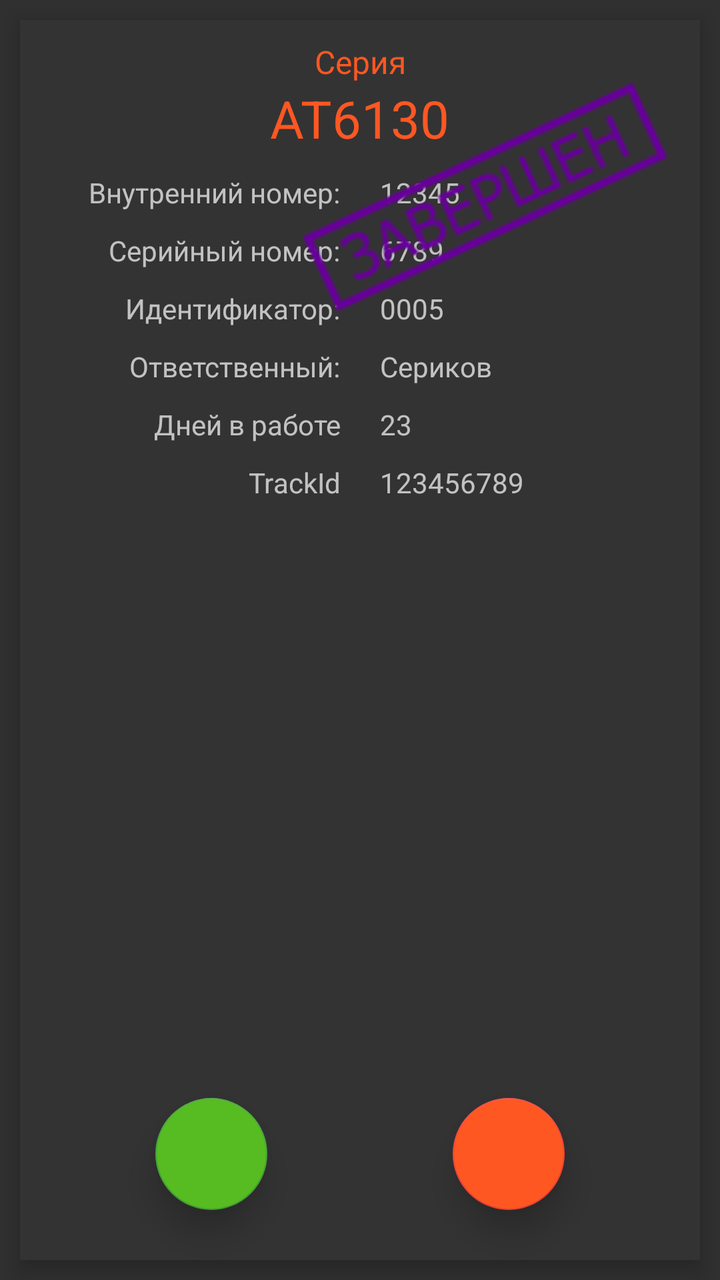
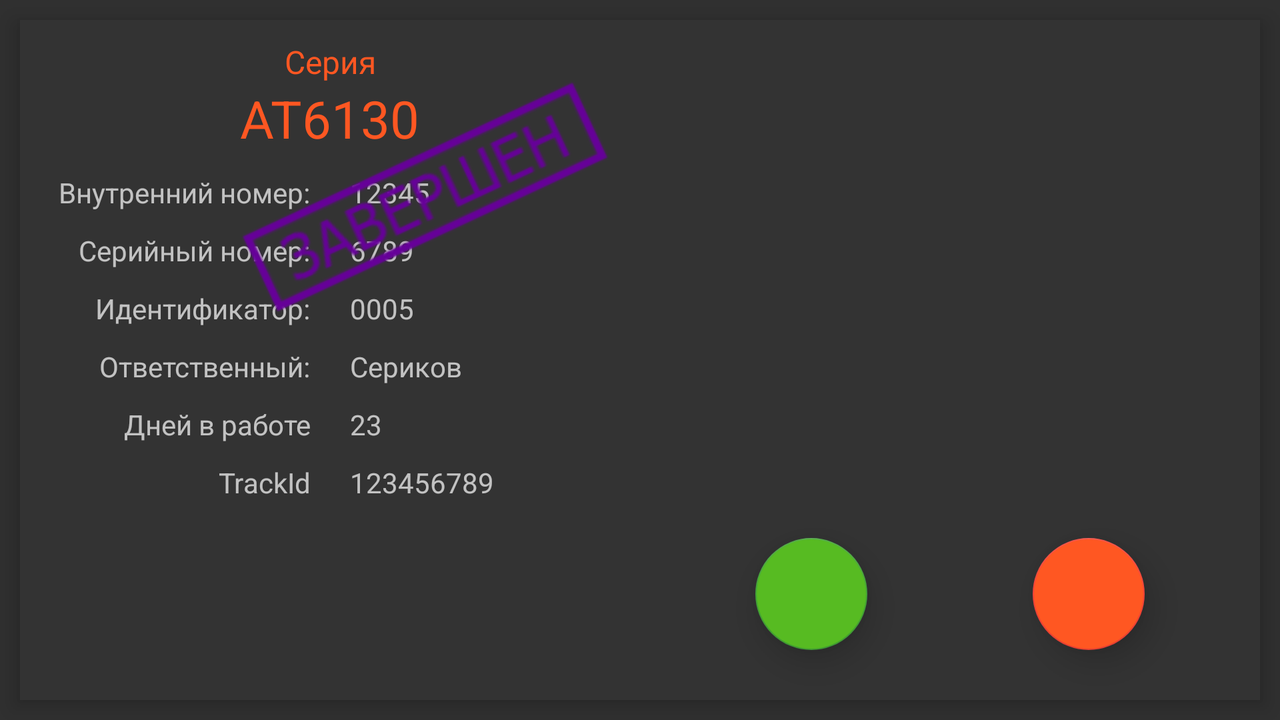

An Android layout and its configuration variant, each rendered on a device that would load it. The default file and the variant file are quoted in full after the pictures.
<!-- AndroidManifest.xml: application theme Theme.AppCompat.NoActionBar -->
<!-- res/layout/fragment_single_scan.xml -->
<?xml version="1.0" encoding="utf-8"?>
<androidx.constraintlayout.widget.ConstraintLayout xmlns:android="http://schemas.android.com/apk/res/android"
    xmlns:app="http://schemas.android.com/apk/res-auto"
    xmlns:tools="http://schemas.android.com/tools"
    android:layout_width="match_parent"
    android:layout_height="match_parent">

    

    <androidx.constraintlayout.widget.ConstraintLayout
        android:id="@+id/db_info_layout"
        android:layout_width="0dp"
        android:layout_height="0dp"
        android:background="@color/dark_grey"
        android:elevation="6dp"
        app:layout_constraintBottom_toBottomOf="@+id/surfaceViewS"
        app:layout_constraintEnd_toEndOf="@+id/surfaceViewS"
        app:layout_constraintHorizontal_bias="0.0"
        app:layout_constraintStart_toStartOf="@+id/surfaceViewS"
        app:layout_constraintTop_toTopOf="@+id/surfaceViewS"
        app:layout_constraintVertical_bias="0.0">

        <TextView
            android:id="@+id/textViewType"
            android:layout_width="wrap_content"
            android:layout_height="wrap_content"
            android:layout_marginTop="10dp"
            android:textColor="@color/main_orange"
            android:textSize="16sp"
            app:layout_constraintEnd_toEndOf="parent"
            app:layout_constraintStart_toStartOf="parent"
            app:layout_constraintTop_toTopOf="@+id/db_info_layout"
            tools:text="Серия" />

        <TextView
            android:id="@+id/textViewName"
            android:layout_width="wrap_content"
            android:layout_height="wrap_content"
            android:layout_marginBottom="10dp"
            android:textColor="@color/main_orange"
            android:textSize="26sp"
            app:layout_constraintEnd_toEndOf="parent"
            app:layout_constraintStart_toStartOf="parent"
            app:layout_constraintTop_toBottomOf="@+id/textViewType"
            tools:text="AT6130" />


        <TextView
            android:id="@+id/textViewInnerSerial"
            android:layout_width="0dp"
            android:layout_height="wrap_content"
            android:layout_margin="10dp"
            android:layout_marginStart="20dp"
            android:gravity="end"
            android:text="@string/inner_serial_doted"
            app:layout_constrainedWidth="true"
            app:layout_constraintHorizontal_chainStyle="spread"
            app:layout_constraintLeft_toLeftOf="parent"
            app:layout_constraintRight_toLeftOf="@+id/textViewInnerSerialValue"
            app:layout_constraintTop_toBottomOf="@+id/textViewName" />

        <TextView
            android:id="@+id/textViewInnerSerialValue"
            android:layout_width="0dp"
            android:layout_height="wrap_content"
            android:layout_margin="10dp"
            android:layout_marginEnd="20dp"
            android:gravity="start"
            app:layout_constraintLeft_toRightOf="@+id/textViewInnerSerial"
            app:layout_constraintRight_toRightOf="parent"
            app:layout_constraintTop_toBottomOf="@+id/textViewName"
            tools:text="12345" />

        <TextView
            android:id="@+id/textViewSerial"
            android:layout_width="0dp"
            android:layout_height="wrap_content"
            android:layout_margin="10dp"
            android:layout_marginStart="20dp"
            android:gravity="end"
            android:text="@string/serial_number_doted"
            app:layout_constrainedWidth="true"
            app:layout_constraintHorizontal_chainStyle="spread"
            app:layout_constraintLeft_toLeftOf="parent"
            app:layout_constraintRight_toLeftOf="@+id/textViewSerialValue"
            app:layout_constraintTop_toBottomOf="@+id/textViewInnerSerial" />

        <TextView
            android:id="@+id/textViewSerialValue"
            android:layout_width="0dp"
            android:layout_height="wrap_content"
            android:layout_margin="10dp"
            android:layout_marginEnd="20dp"
            android:gravity="start"
            app:layout_constraintLeft_toRightOf="@+id/textViewSerial"
            app:layout_constraintRight_toRightOf="parent"
            app:layout_constraintTop_toBottomOf="@+id/textViewInnerSerial"
            tools:text="6789" />

        <TextView
            android:id="@+id/textViewId"
            android:layout_width="0dp"
            android:layout_height="wrap_content"
            android:layout_margin="10dp"
            android:layout_marginStart="20dp"
            android:gravity="end"
            android:text="@string/identifier"
            app:layout_constrainedWidth="true"
            app:layout_constraintHorizontal_chainStyle="spread"
            app:layout_constraintLeft_toLeftOf="parent"
            app:layout_constraintRight_toLeftOf="@+id/textViewIdValue"
            app:layout_constraintTop_toBottomOf="@+id/textViewSerial" />

        <TextView
            android:id="@+id/textViewIdValue"
            android:layout_width="0dp"
            android:layout_height="wrap_content"
            android:layout_margin="10dp"
            android:layout_marginEnd="20dp"
            android:gravity="start"
            app:layout_constraintLeft_toRightOf="@+id/textViewId"
            app:layout_constraintRight_toRightOf="parent"
            app:layout_constraintTop_toBottomOf="@+id/textViewSerial"
            tools:text="0005" />

        <TextView
            android:id="@+id/textViewEmployee"
            android:layout_width="0dp"
            android:layout_height="wrap_content"
            android:layout_margin="10dp"
            android:layout_marginStart="20dp"
            android:gravity="end"
            android:text="@string/employee_doted"
            app:layout_constrainedWidth="true"
            app:layout_constraintHorizontal_chainStyle="spread"
            app:layout_constraintLeft_toLeftOf="parent"
            app:layout_constraintRight_toLeftOf="@+id/textViewEmployeeValue"
            app:layout_constraintTop_toBottomOf="@+id/textViewId" />

        <TextView
            android:id="@+id/textViewEmployeeValue"
            android:layout_width="0dp"
            android:layout_height="wrap_content"
            android:layout_margin="10dp"
            android:layout_marginEnd="20dp"
            android:gravity="start"
            app:layout_constraintLeft_toRightOf="@+id/textViewEmployee"
            app:layout_constraintRight_toRightOf="parent"
            app:layout_constraintTop_toBottomOf="@+id/textViewId"
            tools:text="Сериков" />

        <TextView
            android:id="@+id/textDaysPassed"
            android:layout_width="0dp"
            android:layout_height="wrap_content"
            android:layout_margin="10dp"
            android:layout_marginStart="20dp"
            android:gravity="end"
            android:text="@string/days_in_work"
            app:layout_constrainedWidth="true"
            app:layout_constraintHorizontal_chainStyle="spread"
            app:layout_constraintLeft_toLeftOf="parent"
            app:layout_constraintRight_toLeftOf="@+id/textDaysPassedValue"
            app:layout_constraintTop_toBottomOf="@+id/textViewEmployee" />

        <TextView
            android:id="@+id/textDaysPassedValue"
            android:layout_width="0dp"
            android:layout_height="wrap_content"
            android:layout_margin="10dp"
            android:layout_marginEnd="20dp"
            android:gravity="start"
            app:layout_constraintLeft_toRightOf="@+id/textDaysPassed"
            app:layout_constraintRight_toRightOf="parent"
            app:layout_constraintTop_toBottomOf="@+id/textViewEmployee"
            tools:text="23" />

        <TextView
            android:id="@+id/textTrackId"
            android:layout_width="0dp"
            android:layout_height="wrap_content"
            android:layout_margin="10dp"
            android:layout_marginStart="20dp"
            android:gravity="end"
            android:text="TrackId"
            app:layout_constrainedWidth="true"
            app:layout_constraintHorizontal_chainStyle="spread"
            app:layout_constraintLeft_toLeftOf="parent"
            app:layout_constraintRight_toLeftOf="@+id/textTrackIdValue"
            app:layout_constraintTop_toBottomOf="@+id/textDaysPassedValue" />

        <TextView
            android:id="@+id/textTrackIdValue"
            android:layout_width="0dp"
            android:layout_height="wrap_content"
            android:layout_margin="10dp"
            android:layout_marginEnd="20dp"
            android:gravity="start"
            app:layout_constraintLeft_toRightOf="@+id/textTrackId"
            app:layout_constraintRight_toRightOf="parent"
            app:layout_constraintTop_toBottomOf="@+id/textDaysPassedValue"
            tools:text="123456789" />

        <androidx.recyclerview.widget.RecyclerView
            android:id="@+id/recyclerView"
            android:layout_width="match_parent"
            android:layout_height="0dp"
            android:layout_margin="20dp"
            app:layout_constraintBottom_toBottomOf="parent"
            app:layout_constraintEnd_toEndOf="parent"
            app:layout_constraintStart_toStartOf="parent"
            app:layout_constraintTop_toBottomOf="@+id/textTrackIdValue" />

        <com.google.android.material.floatingactionbutton.FloatingActionButton
            android:id="@+id/addNewState"
            android:layout_width="wrap_content"
            android:layout_height="wrap_content"
            android:layout_margin="25dp"
            android:backgroundTint="@color/main_orange"
            android:clickable="true"
            android:contentDescription="@string/add_state_button"
            android:focusable="true"
            app:backgroundTint="#F44336"
            app:elevation="10dp"
            app:layout_constraintBottom_toBottomOf="parent"
            app:layout_constraintEnd_toEndOf="parent"
            app:layout_constraintStart_toEndOf="@+id/recognize_button"
            app:rippleColor="#FFFFFF"
            app:srcCompat="@drawable/ic_baseline_back_hand_24" />

        <com.google.android.material.floatingactionbutton.FloatingActionButton
            android:id="@+id/recognize_button"
            android:layout_width="wrap_content"
            android:layout_height="wrap_content"
            android:layout_margin="25dp"
            android:backgroundTint="@color/main_green"
            android:clickable="true"
            android:focusable="true"
            app:backgroundTint="#43A436"
            app:elevation="10dp"
            app:layout_constraintBottom_toBottomOf="parent"
            app:layout_constraintEnd_toStartOf="@+id/addNewState"
            app:layout_constraintStart_toStartOf="parent"
            app:srcCompat="@drawable/ic_baseline_camera_24" />

        <ImageView
            android:id="@+id/is_complete"
            android:layout_width="201dp"
            android:layout_height="67dp"
            android:layout_marginTop="56dp"
            android:layout_marginEnd="8dp"
            android:rotation="-25"
            app:layout_constraintEnd_toEndOf="parent"
            app:layout_constraintTop_toTopOf="parent"
            app:srcCompat="@mipmap/complete"
            app:elevation="10dp"/>

    </androidx.constraintlayout.widget.ConstraintLayout>

    <SurfaceView
        android:id="@+id/surfaceViewS"
        android:layout_width="0dp"
        android:layout_height="0dp"
        android:layout_margin="10dp"
        app:layout_constraintBottom_toBottomOf="parent"
        app:layout_constraintEnd_toEndOf="parent"
        app:layout_constraintStart_toStartOf="parent"
        app:layout_constraintTop_toTopOf="parent" />

</androidx.constraintlayout.widget.ConstraintLayout>
<!-- resources referenced by this layout -->
<resources>
  <color name="dark_grey">#333333</color>
  <color name="main_green">#57BB22</color>
  <color name="main_orange">#FF5722</color>
  <!-- mipmap complete: png bitmap (mipmap-mdpi, 6728 bytes) -->
  <string name="add_state_button">Добавить статус</string>
  <string name="days_in_work">Дней в работе</string>
  <string name="employee_doted">Ответственный:</string>
  <string name="identifier">Идентификатор:</string>
  <string name="inner_serial_doted">Внутренний номер:</string>
  <string name="serial_number_doted">Серийный номер:</string>
</resources>
<!-- res/layout-land/fragment_single_scan.xml (the repository's variant of the layout above) -->
<!-- drawn on the phone turned sideways -->
<?xml version="1.0" encoding="utf-8"?>
<androidx.constraintlayout.widget.ConstraintLayout xmlns:android="http://schemas.android.com/apk/res/android"
    xmlns:app="http://schemas.android.com/apk/res-auto"
    xmlns:tools="http://schemas.android.com/tools"
    android:layout_width="match_parent"
    android:layout_height="match_parent">

    
    <androidx.constraintlayout.widget.ConstraintLayout
        android:id="@+id/db_info_layout"
        android:layout_width="0dp"
        android:layout_height="0dp"
        android:background="@color/dark_grey"
        android:elevation="6dp"
        app:layout_constraintBottom_toBottomOf="@+id/surfaceViewS"
        app:layout_constraintEnd_toEndOf="@+id/surfaceViewS"
        app:layout_constraintStart_toStartOf="@+id/surfaceViewS"
        app:layout_constraintTop_toTopOf="@+id/surfaceViewS">


        <androidx.constraintlayout.widget.ConstraintLayout
            android:id="@+id/inner_constraint"
            android:layout_width="0dp"
            android:layout_height="0dp"
            android:background="@color/dark_grey"
            android:elevation="6dp"
            app:layout_constraintBottom_toBottomOf="@+id/db_info_layout"
            app:layout_constraintEnd_toEndOf="@+id/guideline"
            app:layout_constraintStart_toStartOf="@+id/db_info_layout"
            app:layout_constraintTop_toTopOf="@+id/db_info_layout">

            <TextView
                android:id="@+id/textViewType"
                android:layout_width="wrap_content"
                android:layout_height="wrap_content"
                android:layout_marginTop="10dp"
                android:textColor="@color/main_orange"
                android:textSize="16sp"
                app:layout_constraintEnd_toEndOf="parent"
                app:layout_constraintStart_toStartOf="parent"
                app:layout_constraintTop_toTopOf="@+id/inner_constraint"
                tools:text="Серия" />

            <TextView
                android:id="@+id/textViewName"
                android:layout_width="wrap_content"
                android:layout_height="wrap_content"
                android:layout_marginBottom="10dp"
                android:textColor="@color/main_orange"
                android:textSize="26sp"
                app:layout_constraintEnd_toEndOf="parent"
                app:layout_constraintStart_toStartOf="parent"
                app:layout_constraintTop_toBottomOf="@+id/textViewType"
                tools:text="AT6130" />


            <TextView
                android:id="@+id/textViewInnerSerial"
                android:layout_width="0dp"
                android:layout_height="wrap_content"
                android:layout_margin="10dp"
                android:layout_marginStart="20dp"
                android:gravity="end"
                android:text="@string/inner_serial_doted"
                app:layout_constrainedWidth="true"
                app:layout_constraintHorizontal_chainStyle="spread"
                app:layout_constraintLeft_toLeftOf="parent"
                app:layout_constraintRight_toLeftOf="@+id/textViewInnerSerialValue"
                app:layout_constraintTop_toBottomOf="@+id/textViewName" />

            <TextView
                android:id="@+id/textViewInnerSerialValue"
                android:layout_width="0dp"
                android:layout_height="wrap_content"
                android:layout_margin="10dp"
                android:layout_marginEnd="20dp"
                android:gravity="start"
                app:layout_constraintLeft_toRightOf="@+id/textViewInnerSerial"
                app:layout_constraintRight_toRightOf="parent"
                app:layout_constraintTop_toBottomOf="@+id/textViewName"
                tools:text="12345" />

            <TextView
                android:id="@+id/textViewSerial"
                android:layout_width="0dp"
                android:layout_height="wrap_content"
                android:layout_margin="10dp"
                android:layout_marginStart="20dp"
                android:gravity="end"
                android:text="@string/serial_number_doted"
                app:layout_constrainedWidth="true"
                app:layout_constraintHorizontal_chainStyle="spread"
                app:layout_constraintLeft_toLeftOf="parent"
                app:layout_constraintRight_toLeftOf="@+id/textViewSerialValue"
                app:layout_constraintTop_toBottomOf="@+id/textViewInnerSerial" />

            <TextView
                android:id="@+id/textViewSerialValue"
                android:layout_width="0dp"
                android:layout_height="wrap_content"
                android:layout_margin="10dp"
                android:layout_marginEnd="20dp"
                android:gravity="start"
                app:layout_constraintLeft_toRightOf="@+id/textViewSerial"
                app:layout_constraintRight_toRightOf="parent"
                app:layout_constraintTop_toBottomOf="@+id/textViewInnerSerial"
                tools:text="6789" />

            <TextView
                android:id="@+id/textViewId"
                android:layout_width="0dp"
                android:layout_height="wrap_content"
                android:layout_margin="10dp"
                android:layout_marginStart="20dp"
                android:gravity="end"
                android:text="@string/identifier"
                app:layout_constrainedWidth="true"
                app:layout_constraintHorizontal_chainStyle="spread"
                app:layout_constraintLeft_toLeftOf="parent"
                app:layout_constraintRight_toLeftOf="@+id/textViewIdValue"
                app:layout_constraintTop_toBottomOf="@+id/textViewSerial" />

            <TextView
                android:id="@+id/textViewIdValue"
                android:layout_width="0dp"
                android:layout_height="wrap_content"
                android:layout_margin="10dp"
                android:layout_marginEnd="20dp"
                android:gravity="start"
                app:layout_constraintLeft_toRightOf="@+id/textViewId"
                app:layout_constraintRight_toRightOf="parent"
                app:layout_constraintTop_toBottomOf="@+id/textViewSerial"
                tools:text="0005" />

            <TextView
                android:id="@+id/textViewEmployee"
                android:layout_width="0dp"
                android:layout_height="wrap_content"
                android:layout_margin="10dp"
                android:layout_marginStart="20dp"
                android:gravity="end"
                android:text="@string/employee_doted"
                app:layout_constrainedWidth="true"
                app:layout_constraintHorizontal_chainStyle="spread"
                app:layout_constraintLeft_toLeftOf="parent"
                app:layout_constraintRight_toLeftOf="@+id/textViewEmployeeValue"
                app:layout_constraintTop_toBottomOf="@+id/textViewId" />

            <TextView
                android:id="@+id/textViewEmployeeValue"
                android:layout_width="0dp"
                android:layout_height="wrap_content"
                android:layout_margin="10dp"
                android:layout_marginEnd="20dp"
                android:gravity="start"
                app:layout_constraintLeft_toRightOf="@+id/textViewEmployee"
                app:layout_constraintRight_toRightOf="parent"
                app:layout_constraintTop_toBottomOf="@+id/textViewId"
                tools:text="Сериков" />

            <TextView
                android:id="@+id/textDaysPassed"
                android:layout_width="0dp"
                android:layout_height="wrap_content"
                android:layout_margin="10dp"
                android:layout_marginStart="20dp"
                android:gravity="end"
                android:text="@string/days_in_work"
                app:layout_constrainedWidth="true"
                app:layout_constraintHorizontal_chainStyle="spread"
                app:layout_constraintLeft_toLeftOf="parent"
                app:layout_constraintRight_toLeftOf="@+id/textDaysPassedValue"
                app:layout_constraintTop_toBottomOf="@+id/textViewEmployee" />

            <TextView
                android:id="@+id/textDaysPassedValue"
                android:layout_width="0dp"
                android:layout_height="wrap_content"
                android:layout_margin="10dp"
                android:layout_marginEnd="20dp"
                android:gravity="start"
                app:layout_constraintLeft_toRightOf="@+id/textDaysPassed"
                app:layout_constraintRight_toRightOf="parent"
                app:layout_constraintTop_toBottomOf="@+id/textViewEmployee"
                tools:text="23" />


            <TextView
                android:id="@+id/textTrackId"
                android:layout_width="0dp"
                android:layout_height="wrap_content"
                android:layout_margin="10dp"
                android:layout_marginStart="20dp"
                android:gravity="end"
                android:text="TrackId"
                app:layout_constrainedWidth="true"
                app:layout_constraintHorizontal_chainStyle="spread"
                app:layout_constraintLeft_toLeftOf="parent"
                app:layout_constraintRight_toLeftOf="@+id/textTrackIdValue"
                app:layout_constraintTop_toBottomOf="@+id/textDaysPassedValue" />

            <TextView
                android:id="@+id/textTrackIdValue"
                android:layout_width="0dp"
                android:layout_height="wrap_content"
                android:layout_margin="10dp"
                android:layout_marginEnd="20dp"
                android:gravity="start"
                app:layout_constraintLeft_toRightOf="@+id/textTrackId"
                app:layout_constraintRight_toRightOf="parent"
                app:layout_constraintTop_toBottomOf="@+id/textDaysPassedValue"
                tools:text="123456789" />


            <ImageView
                android:id="@+id/is_complete"
                android:layout_width="201dp"
                android:layout_height="67dp"
                android:layout_marginTop="56dp"
                android:layout_marginEnd="8dp"
                android:rotation="-25"
                app:elevation="10dp"
                app:layout_constraintEnd_toEndOf="parent"
                app:layout_constraintTop_toTopOf="parent"
                app:srcCompat="@mipmap/complete" />

        </androidx.constraintlayout.widget.ConstraintLayout>


        <com.google.android.material.floatingactionbutton.FloatingActionButton
            android:id="@+id/addNewState"
            android:layout_width="wrap_content"
            android:layout_height="wrap_content"
            android:layout_margin="25dp"
            android:backgroundTint="@color/main_orange"
            android:clickable="true"
            android:contentDescription="@string/add_state_button"
            android:focusable="true"
            app:backgroundTint="#F44336"
            app:elevation="10dp"
            app:layout_constraintBottom_toBottomOf="parent"
            app:layout_constraintEnd_toEndOf="parent"
            app:layout_constraintStart_toEndOf="@+id/recognize_button"
            app:rippleColor="#FFFFFF"
            app:srcCompat="@drawable/ic_baseline_back_hand_24" />

        <com.google.android.material.floatingactionbutton.FloatingActionButton
            android:id="@+id/recognize_button"
            android:layout_width="wrap_content"
            android:layout_height="wrap_content"
            android:layout_margin="25dp"
            android:backgroundTint="@color/main_green"
            android:clickable="true"
            android:focusable="true"
            app:backgroundTint="#43A436"
            app:elevation="10dp"
            app:layout_constraintBottom_toBottomOf="parent"
            app:layout_constraintEnd_toStartOf="@+id/addNewState"
            app:layout_constraintStart_toStartOf="@id/guideline"
            app:srcCompat="@drawable/ic_baseline_camera_24" />

        <androidx.recyclerview.widget.RecyclerView
            android:id="@+id/recyclerView"
            android:layout_width="0dp"
            android:layout_height="0dp"
            android:background="@color/dark_grey"
            android:elevation="6dp"
            android:padding="20dp"
            app:layout_constraintBottom_toBottomOf="@id/db_info_layout"
            app:layout_constraintEnd_toEndOf="@id/db_info_layout"
            app:layout_constraintStart_toStartOf="@id/guideline"
            app:layout_constraintTop_toTopOf="@+id/db_info_layout" />

        <androidx.constraintlayout.widget.Guideline
            android:id="@+id/guideline"
            android:layout_width="wrap_content"
            android:layout_height="wrap_content"
            android:orientation="vertical"
            app:layout_constraintGuide_percent="0.5" />


    </androidx.constraintlayout.widget.ConstraintLayout>


    <SurfaceView
        android:id="@+id/surfaceViewS"
        android:layout_width="0dp"
        android:layout_height="0dp"
        android:layout_margin="10dp"
        app:layout_constraintBottom_toBottomOf="parent"
        app:layout_constraintEnd_toEndOf="parent"
        app:layout_constraintStart_toStartOf="parent"
        app:layout_constraintTop_toTopOf="parent" />

</androidx.constraintlayout.widget.ConstraintLayout>
